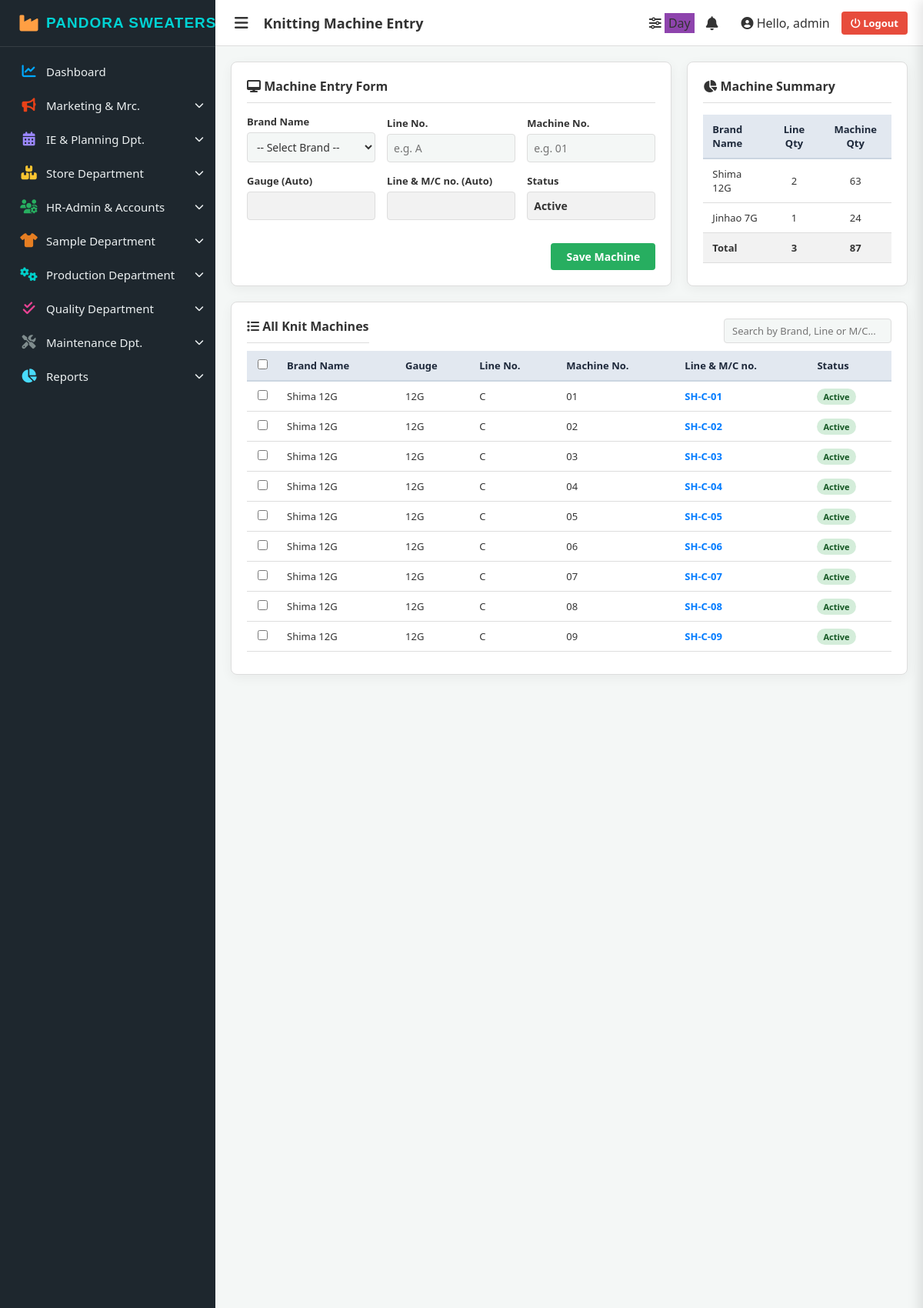
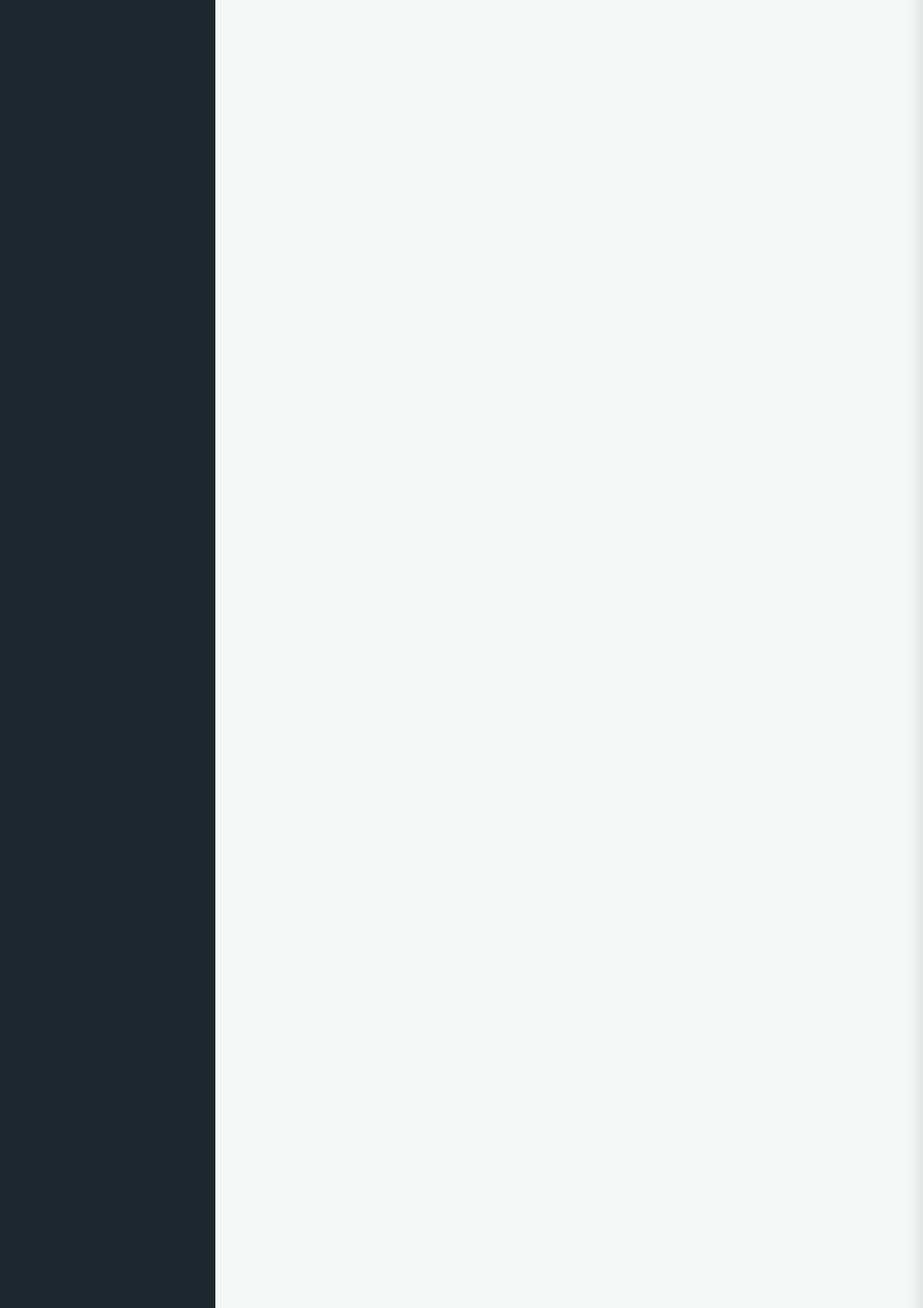
The app's page /hr-admin/knit-machine/ (signed in, upper part) with its own data (2 pictures, top to bottom).
### core/models.py (models this page shows, shortened)
class AppSetting(models.Model):
    key = models.CharField(max_length=100, unique=True)
    value = models.TextField(blank=True, null=True)
    description = models.CharField(max_length=255, blank=True, null=True)

class KnitMachine(models.Model):
    brand_name = models.CharField(max_length=100)
    gauge = models.CharField(max_length=20, blank=True)
    line_no = models.CharField(max_length=50)
    machine_no = models.CharField(max_length=50)
    line_mc_no = models.CharField(max_length=100, unique=True)
    is_active = models.BooleanField(default=True)
    created_at = models.DateTimeField(auto_now_add=True)

### core/views/machine_views.py (the view)
# urls.py: path('hr-admin/knit-machine/', knit_machine_entry_view, name='knit_machine_entry'),
@login_required(login_url='login')
def knit_machine_entry_view(request):
    setting_obj = AppSetting.objects.filter(key='machine_brands').first()
    brands_list = [b.strip() for b in setting_obj.value.split(',')] if setting_obj and setting_obj.value else []
    cases = [When(brand_name=brand, then=Value(i)) for i, brand in enumerate(brands_list)]
    order_case = Case(*cases, default=Value(999), output_field=IntegerField())
    machines = KnitMachine.objects.annotate(custom_order=order_case).order_by('custom_order', 'machine_no')
    summary_data = []
    total_lines = 0
    total_mcs = 0
    for brand in brands_list:
        qs = KnitMachine.objects.filter(brand_name=brand)
        mc_qty = qs.count()
        if mc_qty > 0:
            line_qty = qs.values('line_no').distinct().count()
            summary_data.append({'brand': brand, 'lines': line_qty, 'mcs': mc_qty})
            total_lines += line_qty
            total_mcs += mc_qty
    context = {
        'brands': brands_list, 'machines': machines, 'summary': summary_data,
        'total_lines': total_lines, 'total_mcs': total_mcs
    }
    return render(request, 'knit_machine_entry.html', context)

### templates/knit_machine_entry.html (shortened to what this page needs)
{% extends 'base.html' %}
{% block page_title %}Knitting Machine Entry{% endblock %}
{% block content %}
<div class="top-grid">
    <div class="card">
        <h3 class="card-title"><i class="fa-solid fa-desktop"></i> Machine Entry Form</h3>
        <form id="machineForm" onsubmit="event.preventDefault(); submitForm();" autocomplete="off">
            <div class="form-grid">
                <div class="form-group">
                    <label>Brand Name</label>
                    <select id="brand_name" required onchange="generateAutoFields()">
                        <option value="">-- Select Brand --</option>
                    </select>
                </div>
                <div class="form-group">
                    <label>Line No.</label>
                    <input type="text" id="line_no" required oninput="generateAutoFields()" placeholder="e.g. A">
                </div>
                <div class="form-group">
                    <label>Machine No.</label>
                    <input type="text" id="machine_no" required oninput="generateAutoFields()" placeholder="e.g. 01">
                </div>
                <div class="form-group">
                    <label>Gauge (Auto)</label>
                    <input type="text" id="gauge" class="readonly-field" readonly>
                </div>
                <div class="form-group">
                    <label>Line & M/C no. (Auto)</label>
                    <input type="text" id="line_mc_no" class="readonly-field" readonly>
                </div>
                <div class="form-group">
                    <label>Status</label>
                    <input type="text" id="status_show" class="readonly-field" value="Active" readonly>
                </div>
                <div class="btn-group">
                    <button type="submit" class="btn btn-primary" id="btnSave">Save Machine</button>
                </div>
            </div>
        </form>
    </div>
    <div class="card">
        <h3 class="card-title"><i class="fa-solid fa-chart-pie"></i> Machine Summary</h3>
        <table>
            <thead>
                <tr>
                    <th>Brand Name</th>
                    <th style="text-align: center;">Line Qty</th>
                    <th style="text-align: center;">Machine Qty</th>
                </tr>
            </thead>
            <tbody>
                {% for item in summary %}
                <tr>
                    <td style="font-weight: 500;">{{ item.brand }}</td>
                    <td style="text-align: center;">{{ item.lines }}</td>
                    <td style="text-align: center;">{{ item.mcs }}</td>
                </tr>
                {% endfor %}
            </tbody>
            <tfoot>
                <tr style="background: rgba(0,0,0,0.05); font-weight: bold;">
                    <td>Total</td>
                    <td style="text-align: center;">{{ total_lines }}</td>
                    <td style="text-align: center;">{{ total_mcs }}</td>
                </tr>
            </tfoot>
        </table>
    </div>
</div>
<div class="card">
    <div style="display: flex; justify-content: space-between; align-items: center; margin-bottom: 10px;">
        <h3 class="card-title" style="margin-bottom: 0;"><i class="fa-solid fa-list"></i> All Knit Machines</h3>
        <div style="display: flex; gap: 10px;">
            <input type="text" id="tableSearch" class="search-input" style="margin-bottom: 0;" placeholder="Search by Brand, Line or M/C...">
        </div>
    </div>
    <div style="overflow-x: auto; max-height: 400px;">
        <table>
            <thead>
                <tr>
                    <th style="width: 40px; text-align: center;">
                        <input type="checkbox" id="selectAll" onclick="toggleSelectAll(this)" style="cursor: pointer;">
                    </th>
                    <th>Brand Name</th>
                    <th>Gauge</th>
                    <th>Line No.</th>
                    <th>Machine No.</th>
                    <th>Line & M/C no.</th>
                    <th>Status</th>
                </tr>
            </thead>
            <tbody id="machineTableBody">
                {% for m in machines %}
                <tr class="table-row">
                    <td style="text-align: center;" onclick="event.stopPropagation();">
                        <input type="checkbox" class="row-checkbox" value="{{ m.id }}" onclick="toggleBulkDeleteBtn()" style="cursor: pointer;">
                    </td>
                    <td onclick="loadRowToForm('{{ m.id }}', '{{ m.brand_name }}', '{{ m.gauge }}', '{{ m.line_no }}', '{{ m.machine_no }}', '{{ m.line_mc_no }}', '{{ m.is_active }}')">{{ m.brand_name }}</td>
                    <td onclick="loadRowToForm('{{ m.id }}', '{{ m.brand_name }}', '{{ m.gauge }}', '{{ m.line_no }}', '{{ m.machine_no }}', '{{ m.line_mc_no }}', '{{ m.is_active }}')">{{ m.gauge }}</td>
                    <td onclick="loadRowToForm('{{ m.id }}', '{{ m.brand_name }}', '{{ m.gauge }}', '{{ m.line_no }}', '{{ m.machine_no }}', '{{ m.line_mc_no }}', '{{ m.is_active }}')">{{ m.line_no }}</td>
                    <td onclick="loadRowToForm('{{ m.id }}', '{{ m.brand_name }}', '{{ m.gauge }}', '{{ m.line_no }}', '{{ m.machine_no }}', '{{ m.line_mc_no }}', '{{ m.is_active }}')">{{ m.machine_no }}</td>
                    <td onclick="loadRowToForm('{{ m.id }}', '{{ m.brand_name }}', '{{ m.gauge }}', '{{ m.line_no }}', '{{ m.machine_no }}', '{{ m.line_mc_no }}', '{{ m.is_active }}')" style="font-weight: 600; color: #007bff;">{{ m.line_mc_no }}</td>
                    <td onclick="loadRowToForm('{{ m.id }}', '{{ m.brand_name }}', '{{ m.gauge }}', '{{ m.line_no }}', '{{ m.machine_no }}', '{{ m.line_mc_no }}', '{{ m.is_active }}')">
                        {% if m.is_active %}<span class="status-badge status-active">Active</span>
                        {% else %}<span class="status-badge status-hold">On Hold</span>{% endif %}
                    </td>
                </tr>
                {% endfor %}
            </tbody>
        </table>
    </div>
</div>
{% endblock %}

### templates/base.html (shortened to what this page needs)
<!DOCTYPE html>
<html lang="en">
<head>
    <link rel="stylesheet" href="https://cdn.jsdelivr.net/npm/@fortawesome/fontawesome-free@6.4.2/css/all.min.css">
</head>
<body id="app-body">
    <div class="sidebar" id="app-sidebar">
        <div class="brand">
            <i class="fa-solid fa-industry" style="color: #ff9f43; min-width: 45px; text-align: center; font-size: 24px;"></i>
            <span class="brand-text">{{ factory_name|default:"Smart Factory" }}</span>
        </div>
        <a href="{% url 'dashboard' %}" class="nav-item">
            <div class="nav-item-left"><i class="fa-solid fa-chart-line icon" style="color: #00a8ff;"></i> <span>Dashboard</span></div>
        </a>
        <div class="nav-item" onclick="toggleSubmenu(this)">
            <div class="nav-item-left"><i class="fa-solid fa-bullhorn icon" style="color: #e84118;"></i> <span>Marketing & Mrc.</span></div>
            <i class="fa-solid fa-chevron-down arrow"></i>
        </div>
        <div class="nav-item" onclick="toggleSubmenu(this)">
            <div class="nav-item-left"><i class="fa-solid fa-calendar-days icon" style="color: #9c88ff;"></i> <span>IE & Planning Dpt.</span></div>
            <i class="fa-solid fa-chevron-down arrow"></i>
        </div>
        <div class="nav-item" onclick="toggleSubmenu(this)">
            <div class="nav-item-left"><i class="fa-solid fa-boxes-stacked icon" style="color: #fbc531;"></i> <span>Store Department</span></div>
            <i class="fa-solid fa-chevron-down arrow"></i>
        </div>
        <div class="nav-item" onclick="toggleSubmenu(this)">
            <div class="nav-item-left"><i class="fa-solid fa-users-cog icon" style="color: #27ae60;"></i> <span>HR-Admin & Accounts</span></div>
            <i class="fa-solid fa-chevron-down arrow"></i>
        </div>
        <div class="nav-item" onclick="toggleSubmenu(this)">
            <div class="nav-item-left"><i class="fa-solid fa-shirt icon" style="color: #e67e22;"></i> <span>Sample Department</span></div>
            <i class="fa-solid fa-chevron-down arrow"></i>
        </div>
        <div class="nav-item" onclick="toggleSubmenu(this)">
            <div class="nav-item-left"><i class="fa-solid fa-cogs icon" style="color: #00cec9;"></i> <span>Production Department</span></div>
            <i class="fa-solid fa-chevron-down arrow"></i>
        </div>
        <div class="nav-item" onclick="toggleSubmenu(this)">
            <div class="nav-item-left"><i class="fa-solid fa-check-double icon" style="color: #e84393;"></i> <span>Quality Department</span></div>
            <i class="fa-solid fa-chevron-down arrow"></i>
        </div>
        <div class="nav-item" onclick="toggleSubmenu(this)">
            <div class="nav-item-left"><i class="fa-solid fa-screwdriver-wrench icon" style="color: #7f8c8d;"></i> <span>Maintenance Dpt.</span></div>
            <i class="fa-solid fa-chevron-down arrow"></i>
        </div>
        <div class="nav-item" onclick="toggleSubmenu(this)">
            <div class="nav-item-left"><i class="fa-solid fa-chart-pie icon" style="color: #48dbfb;"></i> <span>Reports</span></div>
            <i class="fa-solid fa-chevron-down arrow"></i>
        </div>
        <div class="spacer"></div>
    </div>
    <div class="main-wrapper">
        <div class="topbar">
            <div class="topbar-left">
                <button class="toggle-sidebar-btn" onclick="toggleSidebar(event)"><i class="fa-solid fa-bars"></i></button>
                <div class="topbar-title">{% block page_title %}Dashboard{% endblock %}</div>
            </div>
            <div class="user-info">
            <div class="header-icon" onclick="toggleShiftMenu()" title="Set Custom Menu" style="position: relative;">
                <i class="fa-solid fa-sliders"></i>
                <span class="badge" id="currentShiftBadge" style="background:#8e44ad; right: -15px; top: -5px; padding: 2px 5px;">Day</span>
            </div>
            <div style="position: relative; cursor: pointer; margin-right: 15px; font-size: 18px;" id="notifBtn" onclick="toggleNotifMenu(event)">
                <i class="fa-solid fa-bell"></i>
            </div>
                <span><i class="fa-solid fa-circle-user"></i> Hello, {{ request.user.first_name|default:request.user.username }}</span>
                <a href="{% url 'logout' %}" class="logout-btn"><i class="fa-solid fa-power-off"></i> Logout</a>
            </div>
        </div>
        <div class="content-area" id="main-content" onclick="autoHideSidebar()">
            {% block content %}{% endblock %}
        </div>
    </div>
</body>
</html>

### records on screen
AppSetting: value "PANDORA SWEATERS…"
KnitMachine: brand "Jinhao 7G", lines "1", mcs "24"
KnitMachine: brand_name "Shima 12G", gauge "12G", line_no "C", machine_no "01", line_mc_no "SH-C-01", is_active "Active"
KnitMachine: brand_name "Shima 12G", gauge "12G", line_no "C", machine_no "02", line_mc_no "SH-C-02", is_active "Active"
KnitMachine: brand_name "Shima 12G", gauge "12G", line_no "C", machine_no "03", line_mc_no "SH-C-03", is_active "Active"
KnitMachine: brand_name "Shima 12G", gauge "12G", line_no "C", machine_no "04", line_mc_no "SH-C-04", is_active "Active"
KnitMachine: brand_name "Shima 12G", gauge "12G", line_no "C", machine_no "05", line_mc_no "SH-C-05", is_active "Active"
KnitMachine: brand_name "Shima 12G", gauge "12G", line_no "C", machine_no "06", line_mc_no "SH-C-06", is_active "Active"
KnitMachine: brand_name "Shima 12G", gauge "12G", line_no "C", machine_no "07", line_mc_no "SH-C-07", is_active "Active"
KnitMachine: brand_name "Shima 12G", gauge "12G", line_no "C", machine_no "08", line_mc_no "SH-C-08", is_active "Active"
KnitMachine: brand_name "Shima 12G", gauge "12G", line_no "C", machine_no "09", line_mc_no "SH-C-09", is_active "Active"

### other values on screen
{{ request.user.first_name|default:request.user.username }} "admin"
{{ item.brand }} "Shima 12G"
{{ item.lines }} "2"
{{ item.mcs }} "63"
{{ total_lines }} "3"
{{ total_mcs }} "87"
